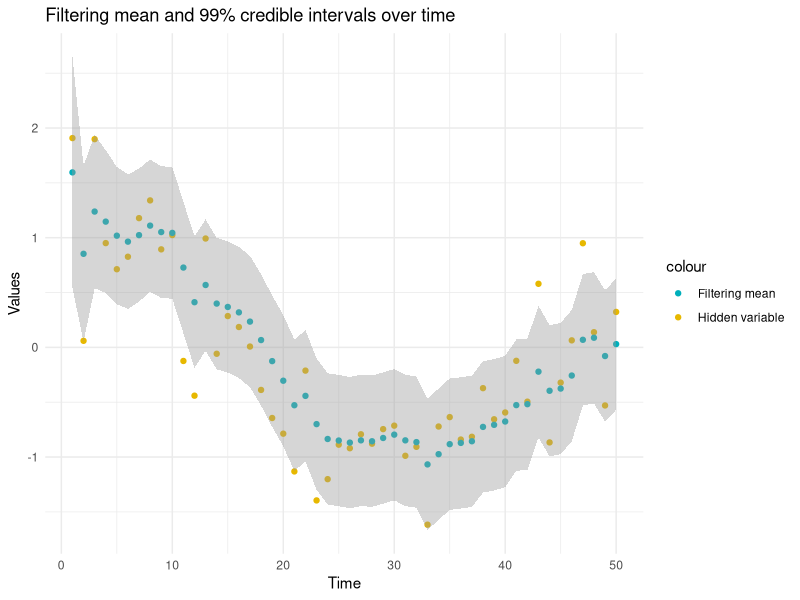
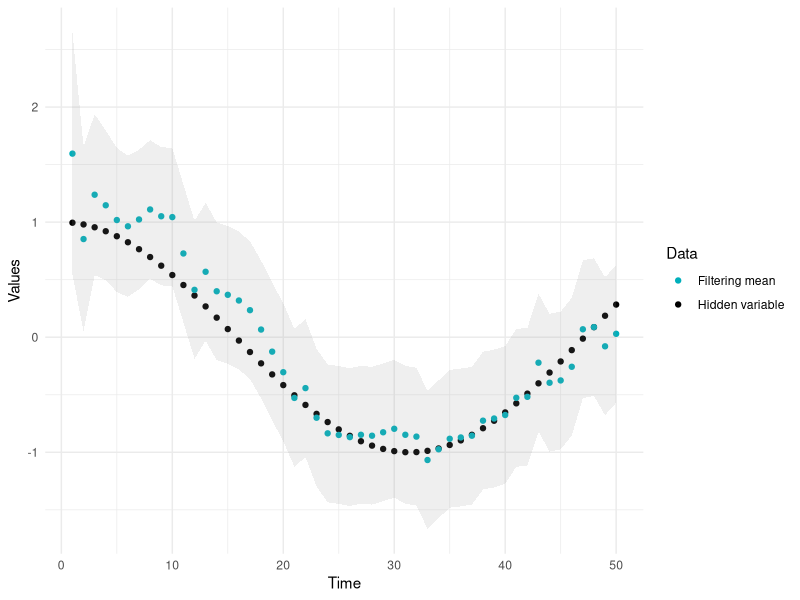
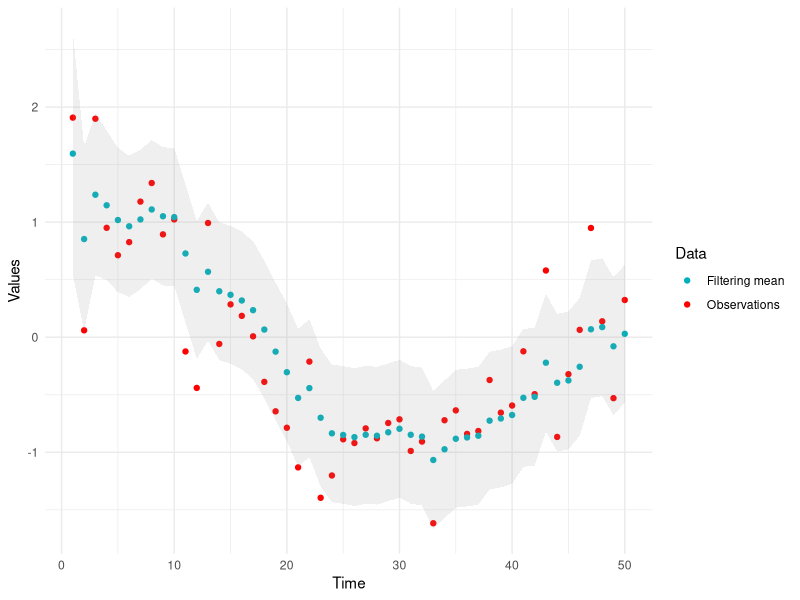
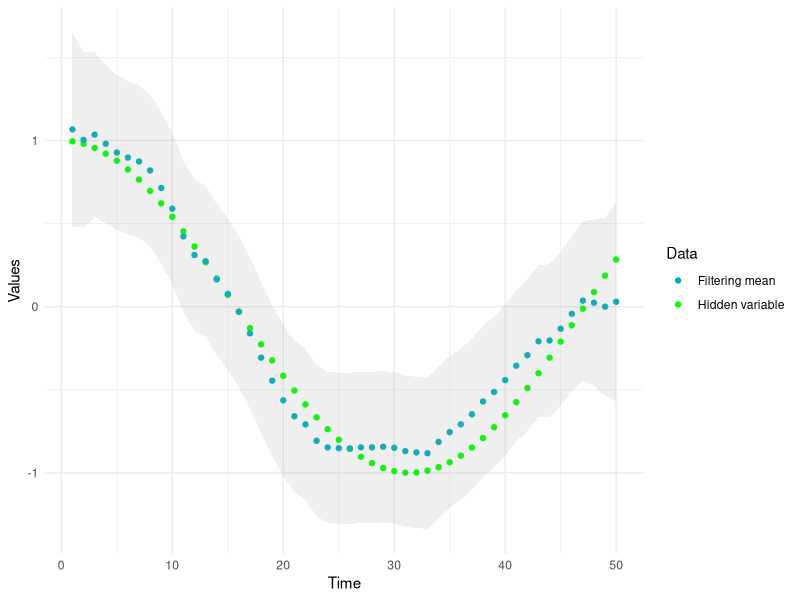
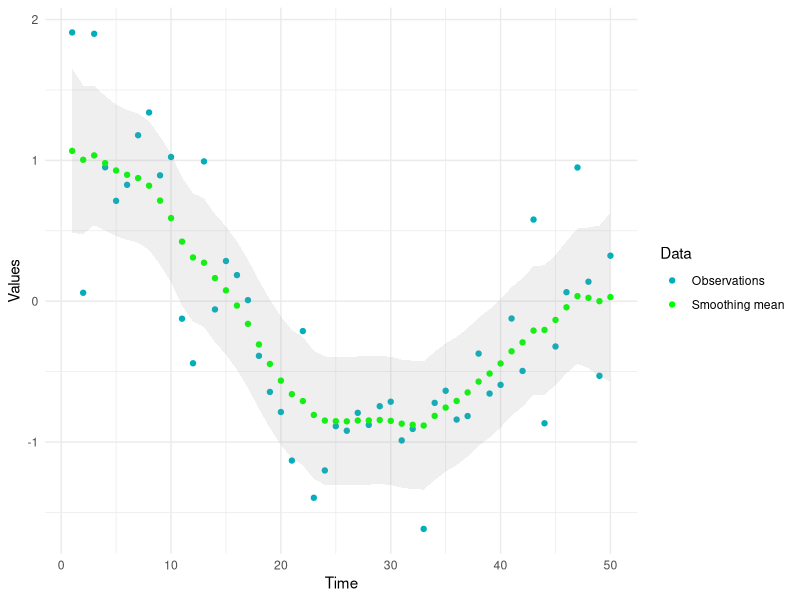

Source code (R) for these figures, in order:
library(tidyverse)

kalman<-function(y, F, G, Q, H, R, mu0, Sigma0){
  dy = nrow(y)
  T0 = ncol(y)
  dx = length(mu0)
  I = diag(dx)
  
  ## INITIALIZATION ##
  mu.p = matrix(0, nrow = dx, ncol = T0)
  Sigma.p = array(0, c(dx, dx, T0))
  mu.f = matrix(0, nrow = dx, ncol = T0)
  Sigma.f = array(0, c(dx, dx, T0))
  mu.s = matrix(0, nrow = dx, ncol = T0)
  Sigma.s = array(0, c(dx, dx, T0))
  
  ## FORWARD RECURSION ## Time 1
  mu.p[, 1] = F %*% mu0
  Sigma.p[, , 1] = F %*% Sigma0 %*% t(F) + G %*% Q %*% t(G)
  
  nu = y[, 1] - H %*% mu.p[, 1]
  S = H %*% Sigma.p[, , 1] %*% t(H) + R
  K = Sigma.p[, , 1] %*% t(H) %*% solve(S)
  mu.f[, 1] = mu.p[, 1] + K %*% nu
  Sigma.f[, , 1] = (I - K %*% H) %*% Sigma.p[, , 1]
  
  # Time 2:T
  
  for (t in (2:T0)){
    # Prediction
    mu.p[, t] = F %*% mu.f[, t - 1]
    Sigma.p[, , t] = F %*% Sigma.f[, , t - 1] %*% t(F) + G %*% Q %*% t(G)
    
    # Update
    nu = y[, t] - H %*% mu.p[, t]
    S = H %*% Sigma.p[, , t] %*% t(H) + R
    K = Sigma.p[, , t] %*% t(H) %*% solve(S)
    mu.f[, t] = mu.p[, t] + K %*% nu
    Sigma.f[, , t] = (I - K %*% H) %*% Sigma.p[, , t]}
  
  ## BACKWARD RECURSION ##
  
  mu.s[, T0] = mu.f[, T0]
  Sigma.s[, , T0] = Sigma.f[, , T0]
  for (t in (T0 - 1):1){
    J = Sigma.f[, , t] %*% t(F) %*% solve(Sigma.p[, , t + 1])
    mu.s[, t] = mu.f[, t] + J %*% (mu.s[, t + 1] - mu.p[, t + 1])
    Sigma.s[, , t] = Sigma.f[, , t] + J %*% (Sigma.s[, , t + 1] - Sigma.p[,, t + 1]) %*% t(J)
  }
  return(list(mu.f = mu.f, Sigma.f = Sigma.f, mu.p = mu.p, Sigma.p = Sigma.p,mu.s = mu.s, Sigma.s = Sigma.s))
}

T0 = 50
x = matrix(cos(c(1:T0)/10), 1, T0)
R = 0.2
mu0 = 0
Sigma0 = 1
G = 1
Q = 0.02
H = 1
F0 = 1
set.seed(8675301) # Instance a seed for replication
y = matrix(x + rnorm(T0, sd = sqrt(R)), nrow = 1, ncol = T0)
results.KF = kalman(y, F0, G, Q, H, R, mu0, Sigma0)
mu.f = results.KF$mu.f
Sigma.f = results.KF$Sigma.f
mu.p = results.KF$mu.p
Sigma.p = results.KF$Sigma.p
mu.s = results.KF$mu.s
Sigma.s = results.KF$Sigma.s

# Find multiplier for 99% CI
z.val <- qnorm(1 - (1 - 0.99)/2)

# aux variables to plot CIs
LoCI_f <- mu.f - z.val * sqrt(Sigma.f[1,1,])
HiCI_f <- mu.f + z.val * sqrt(Sigma.f[1,1,])
LoCI_s <- mu.s - z.val * sqrt(Sigma.s[1,1,])
HiCI_s <- mu.s + z.val * sqrt(Sigma.s[1,1,])
LoCI_p <- mu.p - z.val * sqrt(Sigma.p[1,1,])
HiCI_p <- mu.p + z.val * sqrt(Sigma.p[1,1,])

# 
data_toplot <- tibble(x[1,],y[1,],mu.f[1,],LoCI_f[1,],HiCI_f[1,],mu.s[1,],LoCI_s[1,],HiCI_s[1,],mu.p[1,],LoCI_p[1,],HiCI_p[1,])
colnames(data_toplot) <- c("hidden_var","observation","mu.f","LoCI_f","HiCI_f","mu.s","LoCI_s","HiCI_s","mu.p","LoCI_p","HiCI_p")

# Filtering

## Hidden var vs filtering mean
ggplot(data_toplot,aes(x=1:50,y=data_toplot$observation))+ 
  geom_point(aes(1:50,data_toplot$observation, color = 'Hidden variable'))+ 
  geom_point(aes(1:50,mu.f, color = 'Filtering mean'))+ 
  scale_color_manual(values = c("#00AFBB", "#E7B800"))+
  geom_smooth(data = data_toplot ,aes(y=mu.f, ymin = LoCI_f, ymax = HiCI_f),stat = "identity",linetype=0)+
  labs(x="Time", y = "Values") + # Etiquetas de los ejes
  ggtitle("Filtering mean and 99% credible intervals over time")+ # Titulo del plot
  theme_minimal()

## Hidden var vs filtering mean

ggplot(data_toplot,aes(x=1:50,y=data_toplot$hidden_var))+ 
  geom_point(aes(1:50,data_toplot$hidden_var, color = 'Hidden variable'))+ 
  geom_point(aes(1:50,mu.f, color = 'Filtering mean'))+ 
  scale_color_manual(values = c("#00AFBB", "black"))+
  geom_smooth(data = data_toplot ,aes(y=mu.f, ymin = LoCI_f, ymax = HiCI_f),stat = "identity",linetype=0,alpha=0.15)+
  labs(x="Time", y = "Values",color="Data") + # Etiquetas de los ejes
  #ggtitle("Hidden variable vs Filtering mean and 99% credible \n intervals over time")+ # Titulo del plot
  theme_minimal()

## Observations vs filtering mean

ggplot(data_toplot,aes(x=1:50,y=data_toplot$observation))+ 
  geom_point(aes(1:50,data_toplot$observation, color = 'Observations'))+ 
  geom_point(aes(1:50,mu.f, color = 'Filtering mean'))+ 
  scale_color_manual(values = c("#00AFBB", "red"))+
  geom_smooth(data = data_toplot ,aes(y=mu.f, ymin = LoCI_f, ymax = HiCI_f),stat = "identity",linetype=0,alpha=0.15)+
  labs(x="Time", y = "Values",color="Data") + # Etiquetas de los ejes
  #ggtitle("Observations vs Filtering mean and 99% credible \n intervals over time")+ # Titulo del plot
  theme_minimal()


## Hidden var vs smoothing mean

ggplot(data_toplot,aes(x=1:50,y=data_toplot$hidden_var))+ 
  geom_point(aes(1:50,data_toplot$hidden_var, color = 'Hidden variable'))+ 
  geom_point(aes(1:50,mu.s, color = 'Filtering mean'))+ 
  scale_color_manual(values = c("#00AFBB", "green"))+
  geom_smooth(data = data_toplot ,aes(y=mu.s, ymin = LoCI_s, ymax = HiCI_s),stat = "identity",linetype=0,alpha=0.15)+
  labs(x="Time", y = "Values",color="Data") + # Etiquetas de los ejes
  #ggtitle("Hidden variable vs Filtering mean and 99% credible \n intervals over time")+ # Titulo del plot
  theme_minimal()

## Observations vs smoothing mean

ggplot(data_toplot,aes(x=1:50,y=data_toplot$observation))+ 
  geom_point(aes(1:50,data_toplot$observation, color = 'Observations'))+ 
  geom_point(aes(1:50,mu.s, color = 'Smoothing mean'))+ 
  scale_color_manual(values = c("#00AFBB", "green"))+
  geom_smooth(data = data_toplot ,aes(y=mu.s, ymin = LoCI_s, ymax = HiCI_s),stat = "identity",linetype=0,alpha=0.15)+
  labs(x="Time", y = "Values",color="Data") + # Etiquetas de los ejes
  #ggtitle("Observations vs Smoothing mean and 99% credible \n intervals over time")+ # Titulo del plot
  theme_minimal()